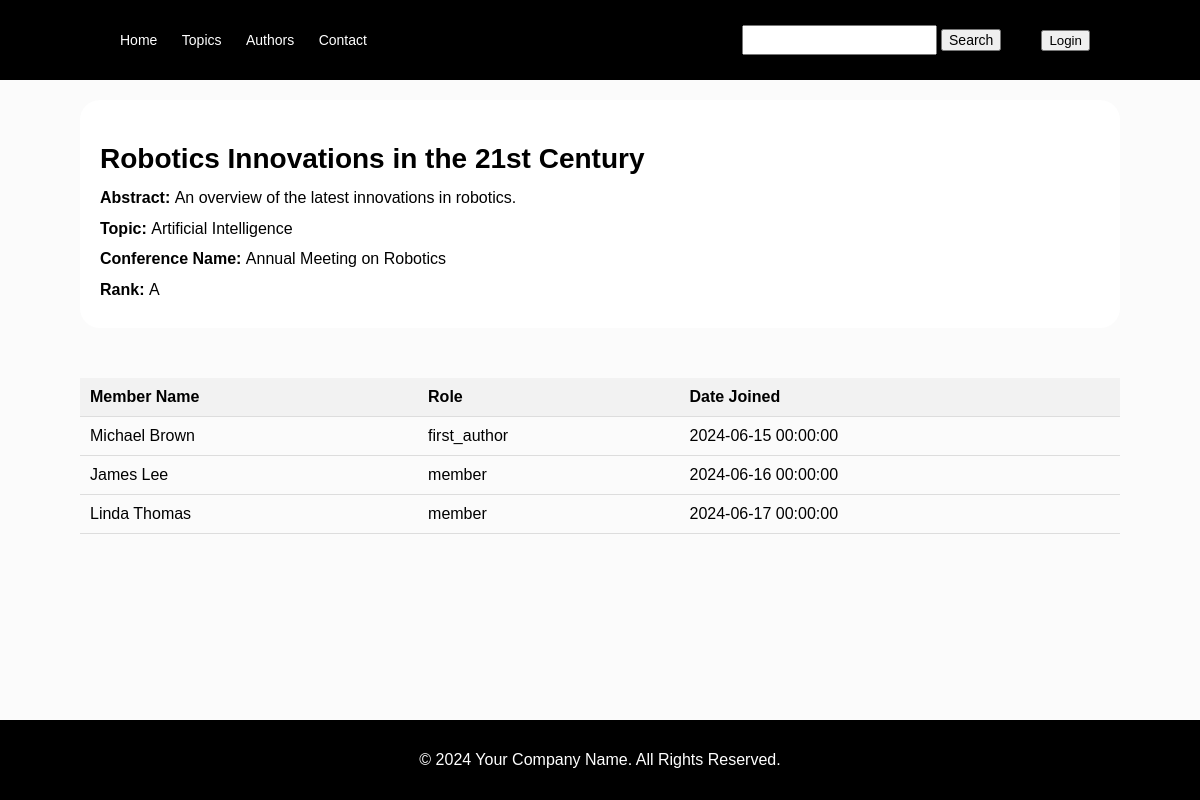
Screenshot of /index.php?action=detail-item&paper-id=7 with the database file from the repository.
### tables this page shows
CREATE TABLE PAPERS (
    paper_id INT AUTO_INCREMENT PRIMARY KEY,
    title VARCHAR(255) NOT NULL,
    author_string_list VARCHAR(255) NOT NULL,
    abstract VARCHAR(1000) NOT NULL,
    conference_id INT NOT NULL,
    topic_id INT NOT NULL,
    user_id INT NOT NULL
);

CREATE TABLE TOPICS (
    topic_id INT AUTO_INCREMENT PRIMARY KEY,
    topic_name VARCHAR(255) NOT NULL
);

CREATE TABLE CONFERENCES (
    conference_id INT AUTO_INCREMENT PRIMARY KEY,
    name VARCHAR(255) NOT NULL,
    abbreviation VARCHAR(10) NOT NULL,
    rank VARCHAR(1) NOT NULL,
    start_date DATE NOT NULL,
    end_date DATE NOT NULL,
    type VARCHAR(50) NOT NULL
);

CREATE TABLE PARTICIPATION (
    author_id INT NOT NULL,
    paper_id INT NOT NULL,
    role VARCHAR(30) NOT NULL,
    date_added DATETIME NOT NULL,
    status VARCHAR(10) NOT NULL,
    PRIMARY KEY (author_id, paper_id)
);

CREATE TABLE AUTHORS (
    user_id INT PRIMARY KEY,
    full_name VARCHAR(255) NOT NULL,
    website VARCHAR(255),
    profile_json_text VARCHAR(4000),
    image_path VARCHAR(255),
    FOREIGN KEY (user_id) REFERENCES USERS(user_id)
);

### controller/detail_item_controller.php (called while the page is built, shortened)
<?php
    class DetailItemController{
        public function index(){
            $paperId = $_REQUEST['paper-id'];
            $dataAuthor = DetailPageModel::getAuthorsAttendPapers($paperId);
            $datapaper = DetailPageModel::getInfoPaper($paperId);
            require_once"view/template/template.php";
    }
}
?>

### model/detail_page_model.php (called while the page is built, shortened)
<?php
class AuthorAttend{
    public function __construct($user_id, $full_name, $role, $dateJoind){
        $this->full_name = $full_name;
        $this->role = $role;
        $this->dateJoind = $dateJoind;
    }
}
class DetailPageModel
{
    public static function getInfoPaper($paperId)
    {
        $mysqli = connect();
        $mysqli->query("SET NAMES utf8");
        $query = "SELECT * FROM PAPERS P JOIN CONFERENCES C ON P.conference_id = C.conference_id JOIN TOPICS T ON P.topic_id = T.topic_id WHERE P.paper_id = $paperId";
        $result = $mysqli->query($query);
        if ($result) {
            $row = mysqli_fetch_array($result);
        }
        return $row;
    }
    public static function getAuthorsAttendPapers($paperId)
    {
        $mysqli = connect();
        $mysqli->query("SET NAMES utf8");
        $query = "SELECT * FROM PAPERS P JOIN PARTICIPATION PT ON PT.paper_id = P.paper_id JOIN AUTHORS A ON A.user_id = PT.author_id WHERE P.paper_id = $paperId GROUP BY PT.author_id";
        $result = $mysqli->query($query);
        $dstpp = array();
        if ($result) {
            foreach ($result as $row) {
                $dstpp[] = new AuthorAttend($row['user_id'], $row['full_name'], $row['role'], $row['date_added']);
            }
        }
        return $dstpp;
    }
}
?>

### view/detail_item.php (the view, shortened to what this page needs)
<div class="container-article-details">
    <div class="article-details">
        <h2><?php echo $datapaper["title"] ?></h2>
        <p><strong>Abstract: </strong> <?php echo $datapaper["abstract"] ?></p>
        <p><strong>Topic: </strong> <?php echo $datapaper["topic_name"] ?></p>
        <p><strong>Conference Name: </strong><?php echo $datapaper["name"] ?></p>
        <p><strong>Rank: </strong><?php echo $datapaper["rank"] ?></p>
    </div>
</div>
<table class="members-table">
    <thead>
        <tr>
            <th>Member Name</th>
            <th>Role</th>
            <th>Date Joined</th>
        </tr>
    </thead>
    <tbody>
        <?php foreach ($dataAuthor as $author): ?>
            <tr>
                <td><?php echo $author->full_name ?></td>
                <td><?php echo $author->role ?></td>
                <td><?php echo $author->dateJoind ?></td>
            </tr>
        <?php endforeach; ?>
    </tbody>
</table>

### view/css/template.css (style rules this page uses)
* { box-sizing: border-box; }
html, body { background-color: rgb(251, 251, 251); font-family: Arial, Helvetica, sans-serif; margin: 0; padding: 0; width: 100%; height: 100%; }

### view/css/detail.css (style rules this page uses)
.article-details { margin-bottom: 50px; background-color: #ffffff; border-radius: 20px; padding: 20px; }
.article-details h2 { font-size: 28px; margin-bottom: 10px; }
.article-details p { margin: 5px 0; line-height: 1.6; }
.members-table { width: 100%; border-collapse: collapse; margin-bottom: 20px; }
.members-table th, .members-table td { padding: 10px; text-align: left; border-bottom: 1px solid #ddd; }
.members-table th { background-color: #f2f2f2; }

### rows the page displays
papers: title "Robotics Innovations in the 21st Century", abstract "An overview of the latest innovations in robotics.", topic.topic_name "Artificial Intelligence", conference.name "Annual Meeting on Robotics", conference.rank "A"
participation: author.full_name "Michael Brown", role "first_author", date_added "2024-06-15 00:00:00"
participation: author.full_name "James Lee", role "member", date_added "2024-06-16 00:00:00"
participation: author.full_name "Linda Thomas", role "member", date_added "2024-06-17 00:00:00"
